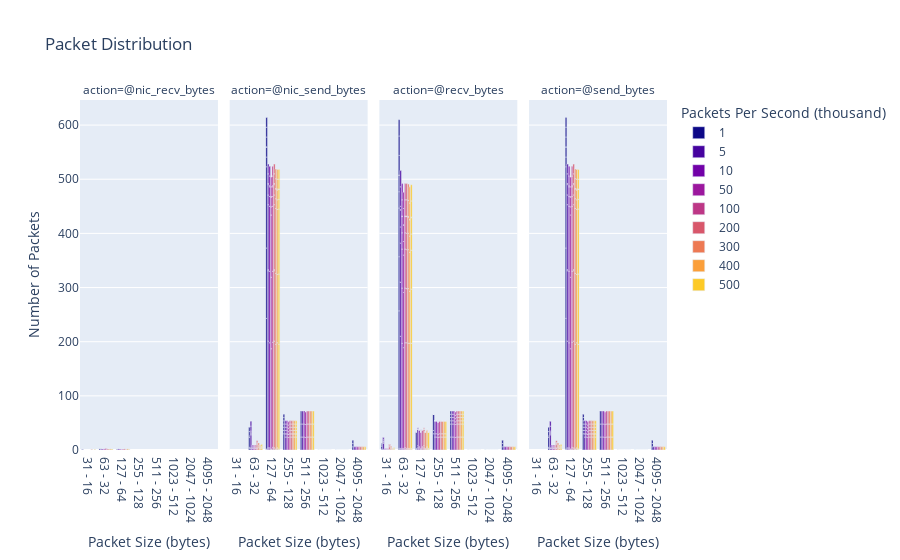

This figure's notebook cell:
### Code cell
from pyspark.sql.types import StructType,StructField, StringType, IntegerType
data_df = spark.read.option("basePath", "../ansible/.results").json("../ansible/.results/kpps=*/tool=netsize")
schema = StructType([
  StructField('type', StringType(), True),
  StructField('kpps', IntegerType(), True),
  StructField('count', IntegerType(), True),
  StructField('min', IntegerType(), True),
  StructField('max', IntegerType(), True),
  StructField('device', StringType(), True),
  StructField('action', StringType(), True),
  ])

#Create empty DataFrame directly.
netsize_df = spark.createDataFrame([], schema)

types = data_df.select("data.*").columns
data_df = data_df.select("*", "data.*").drop("data")
for t in types: # for action of the actions -> e.g., recv_bytes
  columns = data_df.select("{}.*".format(t)).columns
  for c in columns: # for each device -> e.g., eth0
      df = data_df.select("type", "kpps", "tool", explode("{}.{}".format(t, c)).alias("dataExplode")).select("type", "kpps", "dataExplode.*").withColumn('device', lit(c)).withColumn('action', lit(t))
      netsize_df = netsize_df.union(df)

netsize_df = netsize_df.orderBy(col('kpps')).select("*", concat_ws(' - ',col('min'),col('max')).alias("interval"))
pd_df = netsize_df.toPandas()
pd_df['kpps'] = pd_df['kpps'].astype(str)
netsize_fig = px.bar(pd_df, x="interval", y="count", color="kpps", barmode="group", facet_col="action",
        title="Packet Distribution",
        color_discrete_sequence=px.colors.sequential.Plasma,
        labels={
                    "kpps": "Packets Per Second (thousand)",
                    "count": "Number of Packets",
                    "interval": "Packet Size (bytes)"
                })
netsize_fig.show()
netsize_fig.write_image("images/netsize.jpeg")
with open(html_output_file, 'a') as f:
    f.write(netsize_fig.to_html(full_html=False, include_plotlyjs='cdn'))

### Figure 1 — Plotly figure (JSON) as saved in the notebook; plotly's stock layout.template omitted (floating-point values rounded to 4 significant figures)
{"data": [{"alignmentgroup": "True", "hovertemplate": "Packets Per Second (thousand)=1<br>action=@nic_recv_bytes<br>Packet Size (bytes)=%{x}<br>Number of Packets=%{y}<extra></extra>", "legendgroup": "1", "marker": {"color": "#0d0887", "pattern": {"shape": ""}}, "name": "1", "offsetgroup": "1", "orientation": "v", "showlegend": true, "textposition": "auto", "type": "bar", "x": ["31 - 16", "63 - 32", "127 - 64"], "xaxis": "x", "y": [1, 2, 1], "yaxis": "y"}, {"alignmentgroup": "True", "hovertemplate": "Packets Per Second (thousand)=1<br>action=@nic_send_bytes<br>Packet Size (bytes)=%{x}<br>Number of Packets=%{y}<extra></extra>", "legendgroup": "1", "marker": {"color": "#0d0887", "pattern": {"shape": ""}}, "name": "1", "offsetgroup": "1", "orientation": "v", "showlegend": false, "textposition": "auto", "type": "bar", "x": ["63 - 32", "127 - 64", "63 - 32", "127 - 64", "63 - 32", "127 - 64", "255 - 128", "511 - 256", "1023 - 512", "2047 - 1024", "4095 - 2048", "127 - 64", "255 - 128", "511 - 256", "1023 - 512", "2047 - 1024", "4095 - 2048", "127 - 64", "255 - 128", "511 - 256", "1023 - 512", "2047 - 1024", "4095 - 2048", "127 - 64", "255 - 128", "127 - 64", "255 - 128", "63 - 32", "127 - 64", "63 - 32", "127 - 64", "255 - 128", "63 - 32", "127 - 64", "255 - 128", "127 - 64", "255 - 128"], "xaxis": "x2", "y": [3, 1, 2, 1, 18, 241, 30, 24, 0, 0, 6, 130, 6, 24, 0, 0, 6, 150, 0, 24, 0, 0, 6, 18, 6, 18, 6, 3, 1, 8, 18, 6, 8, 18, 6, 18, 6], "yaxis": "y2"}, {"alignmentgroup": "True", "hovertemplate": "Packets Per Second (thousand)=1<br>action=@recv_bytes<br>Packet Size (bytes)=%{x}<br>Number of Packets=%{y}<extra></extra>", "legendgroup": "1", "marker": {"color": "#0d0887", "pattern": {"shape": ""}}, "name": "1", "offsetgroup": "1", "orientation": "v", "showlegend": false, "textposition": "auto", "type": "bar", "x": ["31 - 16", "63 - 32", "127 - 64", "31 - 16", "63 - 32", "127 - 64", "31 - 16", "63 - 32", "127 - 64", "255 - 128", "511 - 256", "1023 - 512", "2047 - 1024", "4095 - 2048", "63 - 32", "127 - 64", "255 - 128", "511 - 256", "1023 - 512", "2047 - 1024", "4095 - 2048", "63 - 32", "127 - 64", "255 - 128", "63 - 32", "127 - 64", "255 - 128", "511 - 256", "63 - 32", "127 - 64", "255 - 128", "511 - 256", "31 - 16", "63 - 32", "127 - 64", "31 - 16", "63 - 32", "127 - 64", "255 - 128", "511 - 256", "1023 - 512", "2047 - 1024", "4095 - 2048", "31 - 16", "63 - 32", "127 - 64", "255 - 128", "511 - 256", "63 - 32", "127 - 64", "255 - 128", "511 - 256"], "xaxis": "x3", "y": [1, 1, 1, 1, 2, 1, 5, 254, 1, 30, 24, 0, 0, 6, 100, 30, 6, 24, 0, 0, 6, 90, 0, 30, 30, 0, 0, 6, 30, 0, 0, 6, 1, 1, 1, 2, 36, 0, 0, 0, 0, 0, 6, 2, 36, 0, 0, 6, 30, 0, 0, 6], "yaxis": "y3"}, {"alignmentgroup": "True", "hovertemplate": "Packets Per Second (thousand)=1<br>action=@send_bytes<br>Packet Size (bytes)=%{x}<br>Number of Packets=%{y}<extra></extra>", "legendgroup": "1", "marker": {"color": "#0d0887", "pattern": {"shape": ""}}, "name": "1", "offsetgroup": "1", "orientation": "v", "showlegend": false, "textposition": "auto", "type": "bar", "x": ["63 - 32", "127 - 64", "63 - 32", "127 - 64", "63 - 32", "127 - 64", "255 - 128", "511 - 256", "1023 - 512", "2047 - 1024", "4095 - 2048", "127 - 64", "255 - 128", "511 - 256", "1023 - 512", "2047 - 1024", "4095 - 2048", "127 - 64", "255 - 128", "511 - 256", "1023 - 512", "2047 - 1024", "4095 - 2048", "127 - 64", "255 - 128", "127 - 64", "255 - 128", "63 - 32", "127 - 64", "63 - 32", "127 - 64", "255 - 128", "63 - 32", "127 - 64", "255 - 128", "127 - 64", "255 - 128"], "xaxis": "x4", "y": [3, 1, 2, 1, 18, 241, 30, 24, 0, 0, 6, 130, 6, 24, 0, 0, 6, 150, 0, 24, 0, 0, 6, 18, 6, 18, 6, 3, 1, 8, 18, 6, 8, 18, 6, 18, 6], "yaxis": "y4"}, {"alignmentgroup": "True", "hovertemplate": "Packets Per Second (thousand)=5<br>action=@nic_recv_bytes<br>Packet Size (bytes)=%{x}<br>Number of Packets=%{y}<extra></extra>", "legendgroup": "5", "marker": {"color": "#46039f", "pattern": {"shape": ""}}, "name": "5", "offsetgroup": "5", "orientation": "v", "showlegend": true, "textposition": "auto", "type": "bar", "x": ["63 - 32", "127 - 64"], "xaxis": "x", "y": [2, 2], "yaxis": "y"}, {"alignmentgroup": "True", "hovertemplate": "Packets Per Second (thousand)=5<br>action=@nic_send_bytes<br>Packet Size (bytes)=%{x}<br>Number of Packets=%{y}<extra></extra>", "legendgroup": "5", "marker": {"color": "#46039f", "pattern": {"shape": ""}}, "name": "5", "offsetgroup": "5", "orientation": "v", "showlegend": false, "textposition": "auto", "type": "bar", "x": ["63 - 32", "127 - 64", "63 - 32", "127 - 64", "63 - 32", "127 - 64", "255 - 128", "511 - 256", "127 - 64", "255 - 128", "511 - 256", "1023 - 512", "2047 - 1024", "4095 - 2048", "63 - 32", "127 - 64", "127 - 64", "255 - 128", "511 - 256", "127 - 64", "255 - 128", "63 - 32", "127 - 64", "255 - 128", "63 - 32", "127 - 64", "63 - 32", "63 - 32", "127 - 64", "255 - 128", "127 - 64", "255 - 128"], "xaxis": "x2", "y": [3, 2, 1, 2, 24, 197, 24, 24, 130, 6, 24, 0, 0, 6, 2, 2, 120, 0, 24, 18, 6, 2, 19, 6, 3, 2, 9, 9, 18, 6, 18, 6], "yaxis": "y2"}, {"alignmentgroup": "True", "hovertemplate": "Packets Per Second (thousand)=5<br>action=@recv_bytes<br>Packet Size (bytes)=%{x}<br>Number of Packets=%{y}<extra></extra>", "legendgroup": "5", "marker": {"color": "#46039f", "pattern": {"shape": ""}}, "name": "5", "offsetgroup": "5", "orientation": "v", "showlegend": false, "textposition": "auto", "type": "bar", "x": ["31 - 16", "63 - 32", "127 - 64", "63 - 32", "127 - 64", "31 - 16", "63 - 32", "127 - 64", "255 - 128", "511 - 256", "63 - 32", "127 - 64", "255 - 128", "511 - 256", "1023 - 512", "2047 - 1024", "4095 - 2048", "31 - 16", "63 - 32", "127 - 64", "63 - 32", "127 - 64", "255 - 128", "63 - 32", "127 - 64", "255 - 128", "511 - 256", "31 - 16", "63 - 32", "127 - 64", "255 - 128", "511 - 256", "31 - 16", "63 - 32", "127 - 64", "31 - 16", "63 - 32", "31 - 16", "63 - 32", "127 - 64", "255 - 128", "511 - 256", "63 - 32", "127 - 64", "255 - 128", "511 - 256"], "xaxis": "x3", "y": [1, 1, 2, 2, 2, 11, 207, 4, 24, 24, 100, 30, 6, 24, 0, 0, 6, 2, 0, 1, 72, 0, 24, 30, 0, 0, 6, 2, 31, 1, 0, 6, 1, 1, 2, 3, 6, 3, 36, 0, 0, 6, 30, 0, 0, 6], "yaxis": "y3"}, {"alignmentgroup": "True", "hovertemplate": "Packets Per Second (thousand)=5<br>action=@send_bytes<br>Packet Size (bytes)=%{x}<br>Number of Packets=%{y}<extra></extra>", "legendgroup": "5", "marker": {"color": "#46039f", "pattern": {"shape": ""}}, "name": "5", "offsetgroup": "5", "orientation": "v", "showlegend": false, "textposition": "auto", "type": "bar", "x": ["63 - 32", "127 - 64", "63 - 32", "127 - 64", "63 - 32", "127 - 64", "255 - 128", "511 - 256", "127 - 64", "255 - 128", "511 - 256", "1023 - 512", "2047 - 1024", "4095 - 2048", "63 - 32", "127 - 64", "127 - 64", "255 - 128", "511 - 256", "127 - 64", "255 - 128", "63 - 32", "127 - 64", "255 - 128", "63 - 32", "127 - 64", "63 - 32", "63 - 32", "127 - 64", "255 - 128", "127 - 64", "255 - 128"], "xaxis": "x4", "y": [3, 2, 1, 2, 24, 197, 24, 24, 130, 6, 24, 0, 0, 6, 2, 2, 120, 0, 24, 18, 6, 2, 19, 6, 3, 2, 9, 9, 18, 6, 18, 6], "yaxis": "y4"}, {"alignmentgroup": "True", "hovertemplate": "Packets Per Second (thousand)=10<br>action=@nic_recv_bytes<br>Packet Size (bytes)=%{x}<br>Number of Packets=%{y}<extra></extra>", "legendgroup": "10", "marker": {"color": "#7201a8", "pattern": {"shape": ""}}, "name": "10", "offsetgroup": "10", "orientation": "v", "showlegend": true, "textposition": "auto", "type": "bar", "x": ["63 - 32", "127 - 64"], "xaxis": "x", "y": [2, 2], "yaxis": "y"}, {"alignmentgroup": "True", "hovertemplate": "Packets Per Second (thousand)=10<br>action=@nic_send_bytes<br>Packet Size (bytes)=%{x}<br>Number of Packets=%{y}<extra></extra>", "legendgroup": "10", "marker": {"color": "#7201a8", "pattern": {"shape": ""}}, "name": "10", "offsetgroup": "10", "orientation": "v", "showlegend": false, "textposition": "auto", "type": "bar", "x": ["63 - 32", "127 - 64", "63 - 32", "127 - 64", "63 - 32", "127 - 64", "255 - 128", "511 - 256", "127 - 64", "255 - 128", "511 - 256", "1023 - 512", "2047 - 1024", "4095 - 2048", "127 - 64", "255 - 128", "511 - 256", "127 - 64", "255 - 128", "127 - 64", "255 - 128", "63 - 32", "127 - 64", "127 - 64", "255 - 128", "127 - 64", "255 - 128"], "xaxis": "x2", "y": [3, 2, 1, 2, 2, 194, 24, 24, 132, 6, 24, 0, 0, 6, 120, 0, 24, 18, 6, 18, 6, 3, 2, 18, 6, 18, 6], "yaxis": "y2"}, {"alignmentgroup": "True", "hovertemplate": "Packets Per Second (thousand)=10<br>action=@recv_bytes<br>Packet Size (bytes)=%{x}<br>Number of Packets=%{y}<extra></extra>", "legendgroup": "10", "marker": {"color": "#7201a8", "pattern": {"shape": ""}}, "name": "10", "offsetgroup": "10", "orientation": "v", "showlegend": false, "textposition": "auto", "type": "bar", "x": ["31 - 16", "63 - 32", "127 - 64", "63 - 32", "127 - 64", "31 - 16", "63 - 32", "127 - 64", "255 - 128", "511 - 256", "63 - 32", "127 - 64", "255 - 128", "511 - 256", "1023 - 512", "2047 - 1024", "4095 - 2048", "63 - 32", "127 - 64", "255 - 128", "63 - 32", "127 - 64", "255 - 128", "511 - 256", "63 - 32", "127 - 64", "255 - 128", "511 - 256", "31 - 16", "63 - 32", "127 - 64", "63 - 32", "127 - 64", "255 - 128", "511 - 256", "63 - 32", "127 - 64", "255 - 128", "511 - 256"], "xaxis": "x3", "y": [1, 1, 2, 2, 2, 1, 194, 2, 24, 24, 102, 30, 6, 24, 0, 0, 6, 72, 0, 24, 30, 0, 0, 6, 30, 0, 0, 6, 1, 1, 2, 30, 0, 0, 6, 30, 0, 0, 6], "yaxis": "y3"}, {"alignmentgroup": "True", "hovertemplate": "Packets Per Second (thousand)=10<br>action=@send_bytes<br>Packet Size (bytes)=%{x}<br>Number of Packets=%{y}<extra></extra>", "legendgroup": "10", "marker": {"color": "#7201a8", "pattern": {"shape": ""}}, "name": "10", "offsetgroup": "10", "orientation": "v", "showlegend": false, "textposition": "auto", "type": "bar", "x": ["63 - 32", "127 - 64", "63 - 32", "127 - 64", "63 - 32", "127 - 64", "255 - 128", "511 - 256", "127 - 64", "255 - 128", "511 - 256", "1023 - 512", "2047 - 1024", "4095 - 2048", "127 - 64", "255 - 128", "511 - 256", "127 - 64", "255 - 128", "127 - 64", "255 - 128", "63 - 32", "127 - 64", "127 - 64", "255 - 128", "127 - 64", "255 - 128"], "xaxis": "x4", "y": [3, 2, 1, 2, 2, 194, 24, 24, 132, 6, 24, 0, 0, 6, 120, 0, 24, 18, 6, 18, 6, 3, 2, 18, 6, 18, 6], "yaxis": "y4"}, {"alignmentgroup": "True", "hovertemplate": "Packets Per Second (thousand)=50<br>action=@nic_recv_bytes<br>Packet Size (bytes)=%{x}<br>Number of Packets=%{y}<extra></extra>", "legendgroup": "50", "marker": {"color": "#9c179e", "pattern": {"shape": ""}}, "name": "50", "offsetgroup": "50", "orientation": "v", "showlegend": true, "textposition": "auto", "type": "bar", "x": ["63 - 32", "127 - 64"], "xaxis": "x", "y": [2, 1], "yaxis": "y"}, {"alignmentgroup": "True", "hovertemplate": "Packets Per Second (thousand)=50<br>action=@nic_send_bytes<br>Packet Size (bytes)=%{x}<br>Number of Packets=%{y}<extra></extra>", "legendgroup": "50", "marker": {"color": "#9c179e", "pattern": {"shape": ""}}, "name": "50", "offsetgroup": "50", "orientation": "v", "showlegend": false, "textposition": "auto", "type": "bar", "x": ["63 - 32", "127 - 64", "63 - 32", "127 - 64", "63 - 32", "127 - 64", "255 - 128", "511 - 256", "127 - 64", "255 - 128", "511 - 256", "1023 - 512", "2047 - 1024", "4095 - 2048", "127 - 64", "255 - 128", "511 - 256", "127 - 64", "255 - 128", "127 - 64", "255 - 128", "63 - 32", "127 - 64", "127 - 64", "255 - 128", "127 - 64", "255 - 128"], "xaxis": "x2", "y": [3, 1, 1, 1, 2, 185, 23, 23, 132, 6, 24, 0, 0, 6, 115, 0, 23, 15, 5, 18, 6, 3, 1, 18, 6, 18, 6], "yaxis": "y2"}, {"alignmentgroup": "True", "hovertemplate": "Packets Per Second (thousand)=50<br>action=@recv_bytes<br>Packet Size (bytes)=%{x}<br>Number of Packets=%{y}<extra></extra>", "legendgroup": "50", "marker": {"color": "#9c179e", "pattern": {"shape": ""}}, "name": "50", "offsetgroup": "50", "orientation": "v", "showlegend": false, "textposition": "auto", "type": "bar", "x": ["31 - 16", "63 - 32", "127 - 64", "63 - 32", "127 - 64", "31 - 16", "63 - 32", "127 - 64", "255 - 128", "511 - 256", "63 - 32", "127 - 64", "255 - 128", "511 - 256", "1023 - 512", "2047 - 1024", "4095 - 2048", "63 - 32", "127 - 64", "255 - 128", "63 - 32", "127 - 64", "255 - 128", "511 - 256", "63 - 32", "127 - 64", "255 - 128", "511 - 256", "31 - 16", "63 - 32", "127 - 64", "63 - 32", "127 - 64", "255 - 128", "511 - 256", "63 - 32", "127 - 64", "255 - 128", "511 - 256"], "xaxis": "x3", "y": [1, 1, 1, 2, 1, 1, 186, 1, 23, 23, 102, 30, 6, 24, 0, 0, 6, 69, 0, 23, 25, 0, 0, 5, 30, 0, 0, 6, 1, 1, 1, 30, 0, 0, 6, 30, 0, 0, 6], "yaxis": "y3"}, {"alignmentgroup": "True", "hovertemplate": "Packets Per Second (thousand)=50<br>action=@send_bytes<br>Packet Size (bytes)=%{x}<br>Number of Packets=%{y}<extra></extra>", "legendgroup": "50", "marker": {"color": "#9c179e", "pattern": {"shape": ""}}, "name": "50", "offsetgroup": "50", "orientation": "v", "showlegend": false, "textposition": "auto", "type": "bar", "x": ["63 - 32", "127 - 64", "63 - 32", "127 - 64", "63 - 32", "127 - 64", "255 - 128", "511 - 256", "127 - 64", "255 - 128", "511 - 256", "1023 - 512", "2047 - 1024", "4095 - 2048", "127 - 64", "255 - 128", "511 - 256", "127 - 64", "255 - 128", "127 - 64", "255 - 128", "63 - 32", "127 - 64", "127 - 64", "255 - 128", "127 - 64", "255 - 128"], "xaxis": "x4", "y": [3, 1, 1, 1, 2, 185, 23, 23, 132, 6, 24, 0, 0, 6, 115, 0, 23, 15, 5, 18, 6, 3, 1, 18, 6, 18, 6], "yaxis": "y4"}, {"alignmentgroup": "True", "hovertemplate": "Packets Per Second (thousand)=100<br>action=@nic_recv_bytes<br>Packet Size (bytes)=%{x}<br>Number of Packets=%{y}<extra></extra>", "legendgroup": "100", "marker": {"color": "#bd3786", "pattern": {"shape": ""}}, "name": "100", "offsetgroup": "100", "orientation": "v", "showlegend": true, "textposition": "auto", "type": "bar", "x": ["63 - 32", "127 - 64"], "xaxis": "x", "y": [3, 2], "yaxis": "y"}, {"alignmentgroup": "True", "hovertemplate": "Packets Per Second (thousand)=100<br>action=@nic_send_bytes<br>Packet Size (bytes)=%{x}<br>Number of Packets=%{y}<extra></extra>", "legendgroup": "100", "marker": {"color": "#bd3786", "pattern": {"shape": ""}}, "name": "100", "offsetgroup": "100", "orientation": "v", "showlegend": false, "textposition": "auto", "type": "bar", "x": ["63 - 32", "127 - 64", "63 - 32", "127 - 64", "63 - 32", "127 - 64", "255 - 128", "511 - 256", "127 - 64", "255 - 128", "511 - 256", "1023 - 512", "2047 - 1024", "4095 - 2048", "127 - 64", "255 - 128", "511 - 256", "127 - 64", "255 - 128", "127 - 64", "255 - 128", "63 - 32", "127 - 64", "127 - 64", "255 - 128", "127 - 64", "255 - 128"], "xaxis": "x2", "y": [3, 2, 1, 3, 2, 194, 24, 24, 131, 6, 24, 0, 0, 6, 120, 0, 24, 18, 6, 18, 6, 3, 2, 18, 6, 18, 6], "yaxis": "y2"}, {"alignmentgroup": "True", "hovertemplate": "Packets Per Second (thousand)=100<br>action=@recv_bytes<br>Packet Size (bytes)=%{x}<br>Number of Packets=%{y}<extra></extra>", "legendgroup": "100", "marker": {"color": "#bd3786", "pattern": {"shape": ""}}, "name": "100", "offsetgroup": "100", "orientation": "v", "showlegend": false, "textposition": "auto", "type": "bar", "x": ["31 - 16", "63 - 32", "127 - 64", "63 - 32", "127 - 64", "31 - 16", "63 - 32", "127 - 64", "255 - 128", "511 - 256", "63 - 32", "127 - 64", "255 - 128", "511 - 256", "1023 - 512", "2047 - 1024", "4095 - 2048", "63 - 32", "127 - 64", "255 - 128", "63 - 32", "127 - 64", "255 - 128", "511 - 256", "63 - 32", "127 - 64", "255 - 128", "511 - 256", "31 - 16", "63 - 32", "127 - 64", "63 - 32", "127 - 64", "255 - 128", "511 - 256", "63 - 32", "127 - 64", "255 - 128", "511 - 256"], "xaxis": "x3", "y": [1, 1, 2, 3, 2, 1, 194, 2, 24, 24, 101, 30, 6, 24, 0, 0, 6, 72, 0, 24, 30, 0, 0, 6, 30, 0, 0, 6, 1, 1, 2, 30, 0, 0, 6, 30, 0, 0, 6], "yaxis": "y3"}, {"alignmentgroup": "True", "hovertemplate": "Packets Per Second (thousand)=100<br>action=@send_bytes<br>Packet Size (bytes)=%{x}<br>Number of Packets=%{y}<extra></extra>", "legendgroup": "100", "marker": {"color": "#bd3786", "pattern": {"shape": ""}}, "name": "100", "offsetgroup": "100", "orientation": "v", "showlegend": false, "textposition": "auto", "type": "bar", "x": ["63 - 32", "127 - 64", "63 - 32", "127 - 64", "63 - 32", "127 - 64", "255 - 128", "511 - 256", "127 - 64", "255 - 128", "511 - 256", "1023 - 512", "2047 - 1024", "4095 - 2048", "127 - 64", "255 - 128", "511 - 256", "127 - 64", "255 - 128", "127 - 64", "255 - 128", "63 - 32", "127 - 64", "127 - 64", "255 - 128", "127 - 64", "255 - 128"], "xaxis": "x4", "y": [3, 2, 1, 3, 2, 194, 24, 24, 131, 6, 24, 0, 0, 6, 120, 0, 24, 18, 6, 18, 6, 3, 2, 18, 6, 18, 6], "yaxis": "y4"}, {"alignmentgroup": "True", "hovertemplate": "Packets Per Second (thousand)=200<br>action=@nic_recv_bytes<br>Packet Size (bytes)=%{x}<br>Number of Packets=%{y}<extra></extra>", "legendgroup": "200", "marker": {"color": "#d8576b", "pattern": {"shape": ""}}, "name": "200", "offsetgroup": "200", "orientation": "v", "showlegend": true, "textposition": "auto", "type": "bar", "x": ["63 - 32", "127 - 64"], "xaxis": "x", "y": [2, 2], "yaxis": "y"}, {"alignmentgroup": "True", "hovertemplate": "Packets Per Second (thousand)=200<br>action=@nic_send_bytes<br>Packet Size (bytes)=%{x}<br>Number of Packets=%{y}<extra></extra>", "legendgroup": "200", "marker": {"color": "#d8576b", "pattern": {"shape": ""}}, "name": "200", "offsetgroup": "200", "orientation": "v", "showlegend": false, "textposition": "auto", "type": "bar", "x": ["63 - 32", "127 - 64", "63 - 32", "127 - 64", "63 - 32", "127 - 64", "255 - 128", "511 - 256", "127 - 64", "255 - 128", "511 - 256", "1023 - 512", "2047 - 1024", "4095 - 2048", "63 - 32", "127 - 64", "127 - 64", "255 - 128", "511 - 256", "127 - 64", "255 - 128", "63 - 32", "127 - 64", "255 - 128", "63 - 32", "127 - 64", "127 - 64", "255 - 128", "127 - 64", "255 - 128"], "xaxis": "x2", "y": [3, 2, 1, 2, 6, 197, 24, 24, 130, 6, 24, 0, 0, 6, 2, 2, 120, 0, 24, 18, 6, 2, 19, 6, 3, 2, 18, 6, 18, 6], "yaxis": "y2"}, {"alignmentgroup": "True", "hovertemplate": "Packets Per Second (thousand)=200<br>action=@recv_bytes<br>Packet Size (bytes)=%{x}<br>Number of Packets=%{y}<extra></extra>", "legendgroup": "200", "marker": {"color": "#d8576b", "pattern": {"shape": ""}}, "name": "200", "offsetgroup": "200", "orientation": "v", "showlegend": false, "textposition": "auto", "type": "bar", "x": ["31 - 16", "63 - 32", "127 - 64", "63 - 32", "127 - 64", "31 - 16", "63 - 32", "127 - 64", "255 - 128", "511 - 256", "63 - 32", "127 - 64", "255 - 128", "511 - 256", "1023 - 512", "2047 - 1024", "4095 - 2048", "31 - 16", "63 - 32", "127 - 64", "63 - 32", "127 - 64", "255 - 128", "63 - 32", "127 - 64", "255 - 128", "511 - 256", "31 - 16", "63 - 32", "127 - 64", "255 - 128", "511 - 256", "31 - 16", "63 - 32", "127 - 64", "63 - 32", "127 - 64", "255 - 128", "511 - 256", "63 - 32", "127 - 64", "255 - 128", "511 - 256"], "xaxis": "x3", "y": [1, 1, 2, 2, 2, 5, 195, 4, 24, 24, 100, 30, 6, 24, 0, 0, 6, 2, 0, 1, 72, 0, 24, 30, 0, 0, 6, 2, 31, 1, 0, 6, 1, 1, 2, 30, 0, 0, 6, 30, 0, 0, 6], "yaxis": "y3"}, {"alignmentgroup": "True", "hovertemplate": "Packets Per Second (thousand)=200<br>action=@send_bytes<br>Packet Size (bytes)=%{x}<br>Number of Packets=%{y}<extra></extra>", "legendgroup": "200", "marker": {"color": "#d8576b", "pattern": {"shape": ""}}, "name": "200", "offsetgroup": "200", "orientation": "v", "showlegend": false, "textposition": "auto", "type": "bar", "x": ["63 - 32", "127 - 64", "63 - 32", "127 - 64", "63 - 32", "127 - 64", "255 - 128", "511 - 256", "127 - 64", "255 - 128", "511 - 256", "1023 - 512", "2047 - 1024", "4095 - 2048", "63 - 32", "127 - 64", "127 - 64", "255 - 128", "511 - 256", "127 - 64", "255 - 128", "63 - 32", "127 - 64", "255 - 128", "63 - 32", "127 - 64", "127 - 64", "255 - 128", "127 - 64", "255 - 128"], "xaxis": "x4", "y": [3, 2, 1, 2, 6, 197, 24, 24, 130, 6, 24, 0, 0, 6, 2, 2, 120, 0, 24, 18, 6, 2, 19, 6, 3, 2, 18, 6, 18, 6], "yaxis": "y4"}, {"alignmentgroup": "True", "hovertemplate": "Packets Per Second (thousand)=300<br>action=@nic_recv_bytes<br>Packet Size (bytes)=%{x}<br>Number of Packets=%{y}<extra></extra>", "legendgroup": "300", "marker": {"color": "#ed7953", "pattern": {"shape": ""}}, "name": "300", "offsetgroup": "300", "orientation": "v", "showlegend": true, "textposition": "auto", "type": "bar", "x": ["31 - 16", "63 - 32", "127 - 64"], "xaxis": "x", "y": [1, 2, 1], "yaxis": "y"}, {"alignmentgroup": "True", "hovertemplate": "Packets Per Second (thousand)=300<br>action=@nic_send_bytes<br>Packet Size (bytes)=%{x}<br>Number of Packets=%{y}<extra></extra>", "legendgroup": "300", "marker": {"color": "#ed7953", "pattern": {"shape": ""}}, "name": "300", "offsetgroup": "300", "orientation": "v", "showlegend": false, "textposition": "auto", "type": "bar", "x": ["63 - 32", "127 - 64", "63 - 32", "127 - 64", "63 - 32", "127 - 64", "255 - 128", "511 - 256", "127 - 64", "255 - 128", "511 - 256", "1023 - 512", "2047 - 1024", "4095 - 2048", "127 - 64", "255 - 128", "511 - 256", "127 - 64", "255 - 128", "127 - 64", "255 - 128", "63 - 32", "127 - 64", "127 - 64", "255 - 128", "127 - 64", "255 - 128"], "xaxis": "x2", "y": [4, 1, 2, 1, 3, 193, 24, 24, 131, 6, 24, 0, 0, 6, 120, 0, 24, 18, 6, 18, 6, 4, 1, 18, 6, 18, 6], "yaxis": "y2"}, {"alignmentgroup": "True", "hovertemplate": "Packets Per Second (thousand)=300<br>action=@recv_bytes<br>Packet Size (bytes)=%{x}<br>Number of Packets=%{y}<extra></extra>", "legendgroup": "300", "marker": {"color": "#ed7953", "pattern": {"shape": ""}}, "name": "300", "offsetgroup": "300", "orientation": "v", "showlegend": false, "textposition": "auto", "type": "bar", "x": ["31 - 16", "63 - 32", "127 - 64", "31 - 16", "63 - 32", "127 - 64", "31 - 16", "63 - 32", "127 - 64", "255 - 128", "511 - 256", "63 - 32", "127 - 64", "255 - 128", "511 - 256", "1023 - 512", "2047 - 1024", "4095 - 2048", "63 - 32", "127 - 64", "255 - 128", "63 - 32", "127 - 64", "255 - 128", "511 - 256", "63 - 32", "127 - 64", "255 - 128", "511 - 256", "31 - 16", "63 - 32", "127 - 64", "63 - 32", "127 - 64", "255 - 128", "511 - 256", "63 - 32", "127 - 64", "255 - 128", "511 - 256"], "xaxis": "x3", "y": [2, 1, 1, 1, 2, 1, 2, 194, 1, 24, 24, 101, 30, 6, 24, 0, 0, 6, 72, 0, 24, 30, 0, 0, 6, 30, 0, 0, 6, 2, 1, 1, 30, 0, 0, 6, 30, 0, 0, 6], "yaxis": "y3"}, {"alignmentgroup": "True", "hovertemplate": "Packets Per Second (thousand)=300<br>action=@send_bytes<br>Packet Size (bytes)=%{x}<br>Number of Packets=%{y}<extra></extra>", "legendgroup": "300", "marker": {"color": "#ed7953", "pattern": {"shape": ""}}, "name": "300", "offsetgroup": "300", "orientation": "v", "showlegend": false, "textposition": "auto", "type": "bar", "x": ["63 - 32", "127 - 64", "63 - 32", "127 - 64", "63 - 32", "127 - 64", "255 - 128", "511 - 256", "127 - 64", "255 - 128", "511 - 256", "1023 - 512", "2047 - 1024", "4095 - 2048", "127 - 64", "255 - 128", "511 - 256", "127 - 64", "255 - 128", "127 - 64", "255 - 128", "63 - 32", "127 - 64", "127 - 64", "255 - 128", "127 - 64", "255 - 128"], "xaxis": "x4", "y": [4, 1, 2, 1, 3, 193, 24, 24, 131, 6, 24, 0, 0, 6, 120, 0, 24, 18, 6, 18, 6, 4, 1, 18, 6, 18, 6], "yaxis": "y4"}, {"alignmentgroup": "True", "hovertemplate": "Packets Per Second (thousand)=400<br>action=@nic_recv_bytes<br>Packet Size (bytes)=%{x}<br>Number of Packets=%{y}<extra></extra>", "legendgroup": "400", "marker": {"color": "#fb9f3a", "pattern": {"shape": ""}}, "name": "400", "offsetgroup": "400", "orientation": "v", "showlegend": true, "textposition": "auto", "type": "bar", "x": ["63 - 32", "127 - 64"], "xaxis": "x", "y": [2, 2], "yaxis": "y"}, {"alignmentgroup": "True", "hovertemplate": "Packets Per Second (thousand)=400<br>action=@nic_send_bytes<br>Packet Size (bytes)=%{x}<br>Number of Packets=%{y}<extra></extra>", "legendgroup": "400", "marker": {"color": "#fb9f3a", "pattern": {"shape": ""}}, "name": "400", "offsetgroup": "400", "orientation": "v", "showlegend": false, "textposition": "auto", "type": "bar", "x": ["63 - 32", "127 - 64", "63 - 32", "127 - 64", "63 - 32", "127 - 64", "255 - 128", "511 - 256", "127 - 64", "255 - 128", "511 - 256", "1023 - 512", "2047 - 1024", "4095 - 2048", "127 - 64", "255 - 128", "511 - 256", "127 - 64", "255 - 128", "127 - 64", "255 - 128", "63 - 32", "127 - 64", "127 - 64", "255 - 128", "127 - 64", "255 - 128"], "xaxis": "x2", "y": [3, 2, 1, 2, 2, 194, 24, 24, 126, 6, 24, 0, 0, 6, 120, 0, 24, 18, 6, 18, 6, 3, 2, 18, 6, 18, 6], "yaxis": "y2"}, {"alignmentgroup": "True", "hovertemplate": "Packets Per Second (thousand)=400<br>action=@recv_bytes<br>Packet Size (bytes)=%{x}<br>Number of Packets=%{y}<extra></extra>", "legendgroup": "400", "marker": {"color": "#fb9f3a", "pattern": {"shape": ""}}, "name": "400", "offsetgroup": "400", "orientation": "v", "showlegend": false, "textposition": "auto", "type": "bar", "x": ["31 - 16", "63 - 32", "127 - 64", "63 - 32", "127 - 64", "31 - 16", "63 - 32", "127 - 64", "255 - 128", "511 - 256", "63 - 32", "127 - 64", "255 - 128", "511 - 256", "1023 - 512", "2047 - 1024", "4095 - 2048", "63 - 32", "127 - 64", "255 - 128", "63 - 32", "127 - 64", "255 - 128", "511 - 256", "63 - 32", "127 - 64", "255 - 128", "511 - 256", "31 - 16", "63 - 32", "127 - 64", "63 - 32", "127 - 64", "255 - 128", "511 - 256", "63 - 32", "127 - 64", "255 - 128", "511 - 256"], "xaxis": "x3", "y": [1, 1, 2, 2, 2, 1, 194, 2, 24, 24, 96, 30, 6, 24, 0, 0, 6, 72, 0, 24, 30, 0, 0, 6, 30, 0, 0, 6, 1, 1, 2, 30, 0, 0, 6, 30, 0, 0, 6], "yaxis": "y3"}, {"alignmentgroup": "True", "hovertemplate": "Packets Per Second (thousand)=400<br>action=@send_bytes<br>Packet Size (bytes)=%{x}<br>Number of Packets=%{y}<extra></extra>", "legendgroup": "400", "marker": {"color": "#fb9f3a", "pattern": {"shape": ""}}, "name": "400", "offsetgroup": "400", "orientation": "v", "showlegend": false, "textposition": "auto", "type": "bar", "x": ["63 - 32", "127 - 64", "63 - 32", "127 - 64", "63 - 32", "127 - 64", "255 - 128", "511 - 256", "127 - 64", "255 - 128", "511 - 256", "1023 - 512", "2047 - 1024", "4095 - 2048", "127 - 64", "255 - 128", "511 - 256", "127 - 64", "255 - 128", "127 - 64", "255 - 128", "63 - 32", "127 - 64", "127 - 64", "255 - 128", "127 - 64", "255 - 128"], "xaxis": "x4", "y": [3, 2, 1, 2, 2, 194, 24, 24, 126, 6, 24, 0, 0, 6, 120, 0, 24, 18, 6, 18, 6, 3, 2, 18, 6, 18, 6], "yaxis": "y4"}, {"alignmentgroup": "True", "hovertemplate": "Packets Per Second (thousand)=500<br>action=@nic_recv_bytes<br>Packet Size (bytes)=%{x}<br>Number of Packets=%{y}<extra></extra>", "legendgroup": "500", "marker": {"color": "#fdca26", "pattern": {"shape": ""}}, "name": "500", "offsetgroup": "500", "orientation": "v", "showlegend": true, "textposition": "auto", "type": "bar", "x": ["31 - 16", "63 - 32", "127 - 64"], "xaxis": "x", "y": [1, 2, 1], "yaxis": "y"}, {"alignmentgroup": "True", "hovertemplate": "Packets Per Second (thousand)=500<br>action=@nic_send_bytes<br>Packet Size (bytes)=%{x}<br>Number of Packets=%{y}<extra></extra>", "legendgroup": "500", "marker": {"color": "#fdca26", "pattern": {"shape": ""}}, "name": "500", "offsetgroup": "500", "orientation": "v", "showlegend": false, "textposition": "auto", "type": "bar", "x": ["63 - 32", "127 - 64", "63 - 32", "127 - 64", "63 - 32", "127 - 64", "255 - 128", "511 - 256", "127 - 64", "255 - 128", "511 - 256", "1023 - 512", "2047 - 1024", "4095 - 2048", "127 - 64", "255 - 128", "511 - 256", "127 - 64", "255 - 128", "127 - 64", "255 - 128", "63 - 32", "127 - 64", "127 - 64", "255 - 128", "127 - 64", "255 - 128"], "xaxis": "x2", "y": [3, 1, 2, 1, 2, 193, 24, 24, 130, 6, 24, 0, 0, 6, 120, 0, 24, 18, 6, 18, 6, 3, 1, 18, 6, 18, 6], "yaxis": "y2"}, {"alignmentgroup": "True", "hovertemplate": "Packets Per Second (thousand)=500<br>action=@recv_bytes<br>Packet Size (bytes)=%{x}<br>Number of Packets=%{y}<extra></extra>", "legendgroup": "500", "marker": {"color": "#fdca26", "pattern": {"shape": ""}}, "name": "500", "offsetgroup": "500", "orientation": "v", "showlegend": false, "textposition": "auto", "type": "bar", "x": ["31 - 16", "63 - 32", "127 - 64", "31 - 16", "63 - 32", "127 - 64", "31 - 16", "63 - 32", "127 - 64", "255 - 128", "511 - 256", "63 - 32", "127 - 64", "255 - 128", "511 - 256", "1023 - 512", "2047 - 1024", "4095 - 2048", "63 - 32", "127 - 64", "255 - 128", "63 - 32", "127 - 64", "255 - 128", "511 - 256", "63 - 32", "127 - 64", "255 - 128", "511 - 256", "31 - 16", "63 - 32", "127 - 64", "63 - 32", "127 - 64", "255 - 128", "511 - 256", "63 - 32", "127 - 64", "255 - 128", "511 - 256"], "xaxis": "x3", "y": [1, 1, 1, 1, 2, 1, 1, 194, 1, 24, 24, 100, 30, 6, 24, 0, 0, 6, 72, 0, 24, 30, 0, 0, 6, 30, 0, 0, 6, 1, 1, 1, 30, 0, 0, 6, 30, 0, 0, 6], "yaxis": "y3"}, {"alignmentgroup": "True", "hovertemplate": "Packets Per Second (thousand)=500<br>action=@send_bytes<br>Packet Size (bytes)=%{x}<br>Number of Packets=%{y}<extra></extra>", "legendgroup": "500", "marker": {"color": "#fdca26", "pattern": {"shape": ""}}, "name": "500", "offsetgroup": "500", "orientation": "v", "showlegend": false, "textposition": "auto", "type": "bar", "x": ["63 - 32", "127 - 64", "63 - 32", "127 - 64", "63 - 32", "127 - 64", "255 - 128", "511 - 256", "127 - 64", "255 - 128", "511 - 256", "1023 - 512", "2047 - 1024", "4095 - 2048", "127 - 64", "255 - 128", "511 - 256", "127 - 64", "255 - 128", "127 - 64", "255 - 128", "63 - 32", "127 - 64", "127 - 64", "255 - 128", "127 - 64", "255 - 128"], "xaxis": "x4", "y": [3, 1, 2, 1, 2, 193, 24, 24, 130, 6, 24, 0, 0, 6, 120, 0, 24, 18, 6, 18, 6, 3, 1, 18, 6, 18, 6], "yaxis": "y4"}], "layout": {"annotations": [{"font": {}, "showarrow": false, "text": "action=@nic_recv_bytes", "x": 0.1175, "xanchor": "center", "xref": "paper", "y": 1, "yanchor": "bottom", "yref": "paper"}, {"font": {}, "showarrow": false, "text": "action=@nic_send_bytes", "x": 0.3725, "xanchor": "center", "xref": "paper", "y": 1, "yanchor": "bottom", "yref": "paper"}, {"font": {}, "showarrow": false, "text": "action=@recv_bytes", "x": 0.6275, "xanchor": "center", "xref": "paper", "y": 1, "yanchor": "bottom", "yref": "paper"}, {"font": {}, "showarrow": false, "text": "action=@send_bytes", "x": 0.8825, "xanchor": "center", "xref": "paper", "y": 1, "yanchor": "bottom", "yref": "paper"}], "barmode": "group", "legend": {"title": {"text": "Packets Per Second (thousand)"}, "tracegroupgap": 0}, "title": {"text": "Packet Distribution"}, "xaxis": {"anchor": "y", "domain": [0, 0.235], "title": {"text": "Packet Size (bytes)"}}, "xaxis2": {"anchor": "y2", "domain": [0.255, 0.49], "matches": "x", "title": {"text": "Packet Size (bytes)"}}, "xaxis3": {"anchor": "y3", "domain": [0.51, 0.745], "matches": "x", "title": {"text": "Packet Size (bytes)"}}, "xaxis4": {"anchor": "y4", "domain": [0.765, 1.0], "matches": "x", "title": {"text": "Packet Size (bytes)"}}, "yaxis": {"anchor": "x", "domain": [0, 1], "title": {"text": "Number of Packets"}}, "yaxis2": {"anchor": "x2", "domain": [0, 1], "matches": "y", "showticklabels": false}, "yaxis3": {"anchor": "x3", "domain": [0, 1], "matches": "y", "showticklabels": false}, "yaxis4": {"anchor": "x4", "domain": [0, 1], "matches": "y", "showticklabels": false}}}
